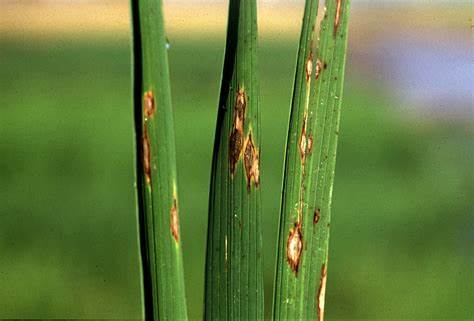
#> input picture Rice_Diseases/uploads/blast.jpg, 474 x 321 px, found by its file name
$ jupyter execute --allow-errors model_testing.ipynb
#> lines starting #> are read from the running program, lines starting #| are printed output that depends on the picture
[cell 1]
import os
import joblib
from skimage.io import imread
from skimage.feature import hog
from skimage.transform import resize
from werkzeug.utils import secure_filename
import matplotlib.pyplot as plt

[cell 2]
UPLOAD_FOLDER=r'D:\IDEs\anaconda\envs\rice-disease\\data\Rice_Diseases\uploads'
# preprocessing the image
def preprocess(image):
    greyscale_image=imread(image,as_gray=True)
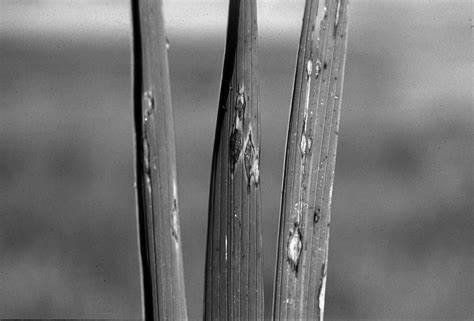
#> greyscale_image: shape (321, 474) float64; min 0, max 0.988, mean 0.453
    greyscale_image_resized = resize(greyscale_image, (200,200))
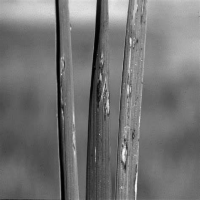
#> greyscale_image_resized: shape (200, 200) float64; min 0.00239, max 0.96, mean 0.453
    hogify = hog(greyscale_image_resized, orientations=8, pixels_per_cell=(8, 8), cells_per_block=(16,16))
    return hogify

# predicting the model
def predict(hogify):
    model_path = r'D:\IDEs\anaconda\envs\rice-disease\models\model.pkl'
    model = joblib.load(model_path)
    prediction = model.predict([hogify])
    print(f"Prediction type: {type(prediction)}")
    print(f"Prediction: {prediction}")
    return prediction

image_path=r'D:\IDEs\anaconda\envs\rice-disease\\data\Rice_Diseases\uploads\\blast.jpg'

hogify = preprocess(image_path)
print('image hog generated' if hogify is not None else 'image hog not generated')
#| image hog generated
#> (the rest of this cell did not finish here and is left out)

$ run again, with Rice_Diseases/uploads/blight.jpg copied over Rice_Diseases/uploads/blast.jpg
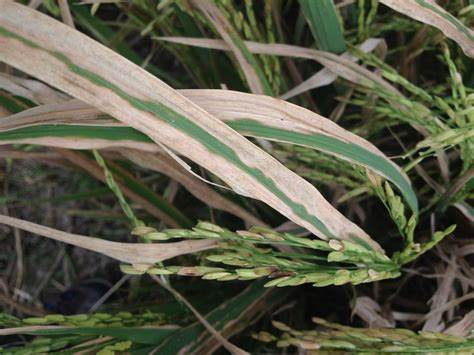
#> input picture Rice_Diseases/uploads/blight.jpg, 474 x 355 px, found by its file name
#> in preprocess, `greyscale_image=imread(image,as_gray=True)`:
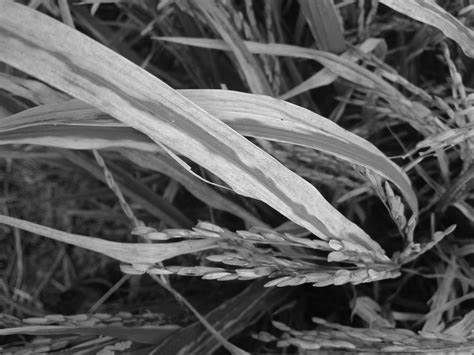
#> greyscale_image: shape (355, 474) float64; min 0, max 0.993, mean 0.357
#> in preprocess, `greyscale_image_resized = resize(greyscale_image, (200,200))`:
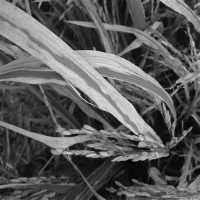
#> greyscale_image_resized: shape (200, 200) float64; min 0.0169, max 0.888, mean 0.357
#| image hog generated

$ run again, with Rice_Diseases/uploads/brown_spot.jpg copied over Rice_Diseases/uploads/blast.jpg
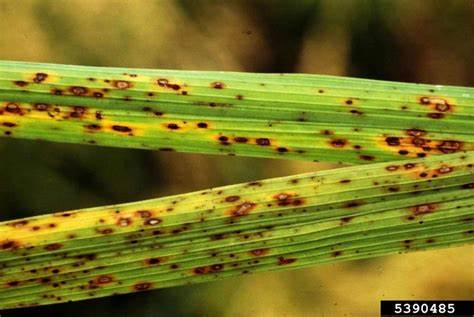
#> input picture Rice_Diseases/uploads/brown_spot.jpg, 474 x 317 px, found by its file name
#> in preprocess, `greyscale_image=imread(image,as_gray=True)`:
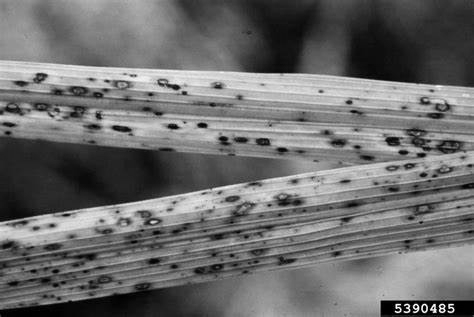
#> greyscale_image: shape (317, 474) float64; min 0, max 0.999, mean 0.427
#> in preprocess, `greyscale_image_resized = resize(greyscale_image, (200,200))`:
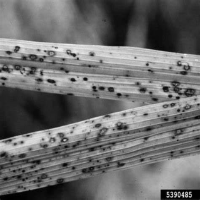
#> greyscale_image_resized: shape (200, 200) float64; min 4.09e-05, max 0.94, mean 0.427
#| image hog generated
